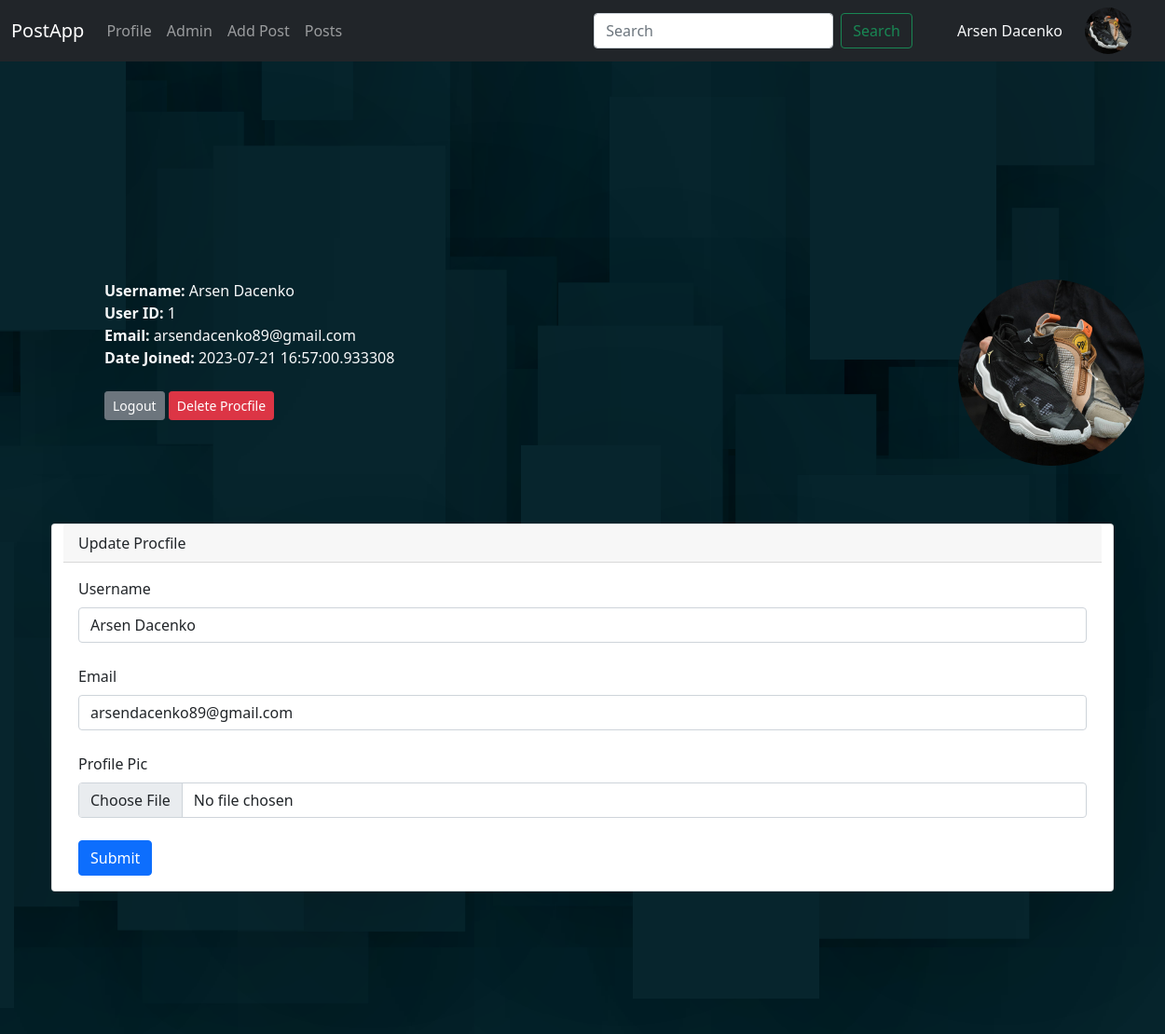
The app's page /dashboard (signed in) with its own data.
### app.py (models this page shows, shortened)
class Users(db.Model, UserMixin):
    id = db.Column(db.Integer, primary_key=True)
    username = db.Column(db.String(30), nullable=False, unique=True)
    email = db.Column(db.String(120), nullable=False, unique=True)
    date_added =db.Column(db.DateTime, default=datetime.utcnow)
    profile_pic = db.Column(db.String(), nullable=True)
    password_hash = db.Column(db.String(128))
    posts = db.relationship('Posts', backref='poster')
    @property
    def password(self):
        raise AttributeError('passwod is not a readable!')

### app.py (the view)
@app.route('/dashboard', methods=['GET', 'POST'])
@login_required
def dashboard():
    form = UserForm()
    id = current_user.id
    name_to_update = Users.query.get_or_404(id)
    if request.method == 'POST':
        name_to_update.username = request.form['username']
        name_to_update.email = request.form['email']
        if request.files['profile_pic']:
            name_to_update.profile_pic = request.files['profile_pic']
            pic_filename = secure_filename(name_to_update.profile_pic.filename)
            pic_name = str(uuid.uuid1()) + "_" + pic_filename
            saver = request.files['profile_pic']
            name_to_update.profile_pic = pic_name
            try:
                db.session.commit()
                saver.save(os.path.join(app.config['UPLOAD_FOLDER'], pic_name))
                flash("User Update Successfully!")
                return render_template('dashboard.html',
                                    form=form,
                                    name_to_update=name_to_update)
            except:
                flash("Error! Looks like there was a problem... try again!")
                return render_template('dashboard.html',
                                    form=form,
                                    name_to_update=name_to_update)
        else:
            db.session.commit()
            flash("User Update Successfully!")
            return render_template('dashboard.html',
                                form=form,
                                name_to_update=name_to_update)
    else:
        flash("Error! Looks like there was a problem... try again!")
        return render_template('dashboard.html',
                        form=form,
                        name_to_update=name_to_update,
                        id=id)

### app.py (shortened to what this page needs)
class UserForm(FlaskForm):
    username = StringField("Username", validators=[DataRequired()])
    email = StringField("Email", validators=[DataRequired()])
    password_hash = PasswordField('Password', validators=[DataRequired(), EqualTo('password_hash2', message='Password Must Match!')])
    password_hash2 = PasswordField('Confirm Password', validators=[DataRequired()])
    profile_pic = FileField("Profile Pic")
    submit = SubmitField("Submit")

class SearchForm(FlaskForm):
    searched = StringField("Searched", validators=[DataRequired()])
    search_by_id = IntegerField("Search by ID")
    submit = SubmitField("Submit")

### app.py (called while the page is built)
@login_manager.user_loader
def load_user(user_id):
    return Users.query.get(int(user_id))

@app.context_processor
def base():
    form = SearchForm()
    return dict(form=form)

### templates/dashboard.html (shortened to what this page needs)
{% extends 'base.html' %}
{% block content %}
{% include 'animfile.html' %}
<body class="bodybdn">
<div class="con container text-light">
  <div class="row">
    <div class="col-lg-8 col-md-12">
      <strong>Username: </strong>{{ current_user.username }}<br>
      <strong>User ID: </strong>{{ current_user.id }}<br>
      <strong>Email: </strong>{{ current_user.email }}<br>
      <strong>Date Joined: </strong>{{ current_user.date_added }}<br><br>
      <a href="{{ url_for('logout') }}" class="btn btn-secondary btn-sm">Logout</a>
      <a href="{{ url_for('delete', id=current_user.id) }}" class="btn btn-danger btn-sm">Delete Procfile</a>
      <br><br>
    </div>
    <div class="col-lg-4 col-md-12">
      {% if current_user.profile_pic %}
        <div class="photo">
          <img class="profile-pic-dash img-fluid" src="{{ url_for('static', filename='imeges/' + current_user.profile_pic) }}" alt="Profile Picture" width="200" height="100" align="right">
        </div>
      {% else %}
        <div class="deficon">
          <img src="{{ url_for('static', filename='imeges/defaulticondds.png') }}" class="img-fluid" alt="Default Profile Picture" width="200" align="right">
        </div>
      {% endif %}
    </div>
  </div>
</div>
<br>
      <br>
      <br>
      <br>
      <div class="container card">
        <div class="card-header">
            Update Procfile
        </div>
        <div class="container card-body">
          <form action="/dashboard" method="POST" enctype="multipart/form-data">
            {{ form.username.label(class="form-label") }}
            {{ form.username(class="form-control", value=name_to_update.username) }}
            <br>
            {{ form.email.label(class="form-label") }}
            {{ form.email(class="form-control", value=name_to_update.email) }}
            <br>
            {{ form.profile_pic.label(class="form-label") }}
            {{ form.profile_pic(class="form-control", value=name_to_update.profile_pic) }}
            <br>
            {{ form.submit(class="btn btn-primary") }}
        </form>
</body>
{% endblock %}

### templates/navbar.html (shortened to what this page needs)
<nav class="navbar navbar-expand-lg navbar-dark bg-dark">
    <div class="container-fluid">
      <a class="navbar-brand" href="{{ url_for('index') }}">PostApp</a>
      <div class="collapse navbar-collapse" id="navbarSupportedContent">
        <ul class="navbar-nav me-auto mb-2 mb-lg-0">
          <li class="nav-item">
            <a class="nav-link" href="{{ url_for('dashboard') }}">Profile</a>
          </li>
          {% if current_user.id == 1 %}
            <li class="nav-item">
              <a class="nav-link" href="{{ url_for('admin') }}">Admin</a>
            </li>
            <li class="nav-item">
              <a class="nav-link" href="{{ url_for('add_post') }}">Add Post</a>
            </li>
            <li class="nav-item">
              <a class="nav-link" href="{{ url_for('posts') }}">Posts</a>
            </li>
          {% endif %}
        </ul>
        <form method="post" action="{{ url_for('search') }}" class="d-flex">
          <input class="form-control me-2" type="search" placeholder="Search" aria-label="Search" name="searched">
          <button class="btn btn-outline-success me-5" type="submit">Search</button>
        </form>
        <div class="text-light">
          <span class="usernamecs">{{ current_user.username }}</span>
        </div>
        <br>
        <div class="nav-item mx-4 profile-pic-block">
          {% if current_user.profile_pic %}
              <img class="profile-pic" src="{{ url_for('static', filename='imeges/' + current_user.profile_pic) }}" width="50" height="50">
          {% else %}
              <img src="{{ url_for('static', filename='imeges/defaulticondds.png') }}" width="50">
          {% endif %}
      </div>
    </div>
</nav>

### static/CSS/style.css (style rules this page uses)
body { padding: 0; margin: 0; }
.navbar { position: fixed; margin-bottom: 0; }
.con { position: absolute; top: 300px; left: 100px; }
.profile-pic { top: -30px; border-radius: 50%; object-fit: cover; }
.profile-pic-dash { top: -30px; border-radius: 50%; object-fit: cover; }
.bodybdn { background: #07252d; z-index: 1000; }
.navbar { z-index: 1000; }
.card { top: 400px; }
@media (min-width: 992px) { .col-lg-4 { flex: 0 0 33.333333%; max-width: 33.333333%; } }
.photo img { max-width: 100%; height: auto; }

### static/CSS/stl.css (style rules this page uses)
body { overflow-x: hidden; }

### records on screen
Users: username "Arsen Dacenko", profile_pic (picture), id "1", email "arsendacenko89@gmail.com", date_added "2023-07-21 16:57:00.933308"
